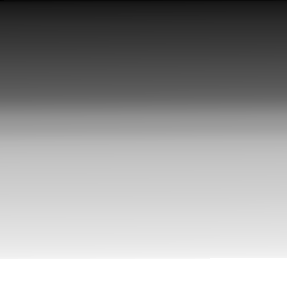
#> input picture tp1/img1_tp.png, 287 x 288 px; its folder holds 3 pictures in this run
$ jupyter execute --allow-errors tp1.ipynb   (shell and % lines are left out)
#> lines starting #> are read from the running program, lines starting #| are printed output that depends on the picture
# <center>**Resolución Trabajo Práctico Número 2**</center>

#### <center>Visión por computadoras I - CEIA, Fiuba</center>

---

**Alumnas:**

- Espínola, Carla
- Gambarte, Antonella Nerea

---

## Imports

[cell 1]
import os
import glob

import numpy as np
from PIL import Image
import matplotlib.pyplot as plt
import pandas as pd

import cv2

## Parte 1

1. Implementar el algoritmo White Patch para librarnos de las diferencias de color de iluminación.

[cell 2]
def read_image(path: str) -> np.ndarray:
    img = Image.open(path).convert("RGB")
    return np.asarray(img, dtype=np.float32)

def to_image(arr: np.ndarray) -> Image.Image:
    arr = np.clip(arr, 0, 255).astype(np.uint8)
    return Image.fromarray(arr, mode="RGB")

def white_patch(img: np.ndarray, percentile: float = 100.0) -> np.ndarray:
    """
    White Patch escala cada canal para que el percentil seleccionado sea igual a 255.
    """
    out = img.copy()
    for c in range(3):
        channel = out[..., c]
        ref = np.percentile(channel, percentile) if percentile < 100 else channel.max()
        if ref <= 1e-6:
            gain = 1.0
        else:
            gain = 255.0 / ref
        out[..., c] = channel * gain
    return np.clip(out, 0, 255)

def cargar_imagenes(input_folder: str, output_folder: str, percentile: float = 100.0):
#> called with input_folder = './white_patch', output_folder = './white_patch_corrected', percentile = 99
    os.makedirs(output_folder, exist_ok=True)
    exts = ("*.jpg", "*.png")
    files = []
    for e in exts:
        files.extend(glob.glob(os.path.join(input_folder, e)))
#> pass 2 of the loop in cargar_imagenes, `for e in exts:`:
#> pass 2 of the loop in cargar_imagenes, `for e in exts:`:
    if not files:
        raise FileNotFoundError("No se encontraron imágenes en " + input_folder)
    records = []
    for path in sorted(files):
        img = read_image(path)
        corrected = white_patch(img, percentile=percentile)
        base = os.path.splitext(os.path.basename(path))[0]
        out_path = os.path.join(output_folder, f"{base}_whitepatch.png")
        to_image(corrected).save(out_path, format="PNG")
        records.append({"input": path, "output": out_path, "percentile": percentile})
    return records

def visualizar_imagenes(preview_count,records):
  for i in range(preview_count):
    rec = records[i]
    before = np.asarray(Image.open(rec["input"]).convert("RGB"))
    after = np.asarray(Image.open(rec["output"]).convert("RGB"))

    plt.figure(figsize=(8, 4))
    plt.subplot(1, 2, 1)
    plt.imshow(before)
    plt.axis("off")
    plt.title("Original")
    plt.subplot(1, 2, 2)
    plt.imshow(after)
    plt.axis("off")
    plt.title("White Patch")
    plt.show()

2. Mostrar los resultados obtenidos y analizar las posibles fallas (si es que las hay) en el caso de
   White patch.

[cell 3]
path = "./white_patch"
input_dir = path
output_dir = path + "_corrected"
percentile = 99.0
#> (the rest of this cell did not finish here and is left out)

[cell 4]
percentile = 100.0
#> (the rest of this cell did not finish here and is left out)

- Las imágenes wp_green2.png y wp_red2.png están más saturadas.
- El color rojo y el azul parecen recuperarse mejor.
- Usar un percentil menor a 100 (como 95) hace que el algoritmo sea más resistente a las altas luces saturadas. En 100 la mayoría de las imágenes wp no se logran corregir las diferencias de color.
- La imagen wp_green2.png se sobresatura en el color rojo y se ve más el fuscia que blanco.
- Usando un percentile de 99 aparece un tono verdoso en la imagen wp_red.png.

## Parte 2

1. Para las imágenes img1_tp.png y img2_tp.png leerlas con OpenCV en escala de grisas y
   visualizarlas.

[cell 5]
path_base = "./"

def read_grayscale(path: str):
#> called with path = './img1_tp.png'
    return cv2.imread(path, cv2.IMREAD_GRAYSCALE)
#> returned value is the input picture: shape (288, 287); min 2, max 255, mean 154.8

[cell 6]
names = ["img1_tp.png", "img2_tp.png"]

for n in names:
    p = path_base + n
    img = read_grayscale(p)
    plt.figure(figsize=(5,5))
    plt.imshow(img, cmap="gray")
    plt.axis("off")
    plt.title(f"{n}")
    plt.show()
#> pass 2 of the loop `for n in names:`:
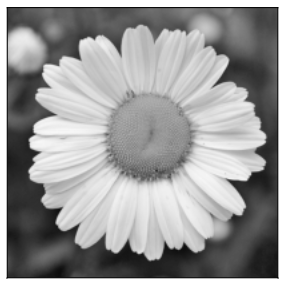
#> input picture tp1/img2_tp.png, 287 x 288 px
#> in read_grayscale, returned value is the input picture: shape (288, 287); min 2, max 255, mean 154.8

2. Elija el numero de bins que crea conveniente y grafique su histograma, compare los histogramas
   entre si. Explicar lo que se observa, si tuviera que entrenar un modelo de clasificación/detección
   de imágenes, considera que puede ser de utilidad tomar como ‘features’ a los histogramas?

[cell 7]
num_bins = 256

for n in names:
    p = path_base + n
    img = read_grayscale(p)

    plt.figure(figsize=(8, 4))

    plt.subplot(1, 2, 1)
    plt.hist(img.ravel(), num_bins, [0, 256])
    plt.title(f"Histograma de {n}")
    plt.xlabel("Pixel Value")
    plt.ylabel("Fracuancia")

    plt.subplot(1, 2, 2)
    plt.imshow(img, cmap="gray")
    plt.axis("off")
    plt.title(f"{n} (grayscale)")

    plt.tight_layout()
    plt.show()
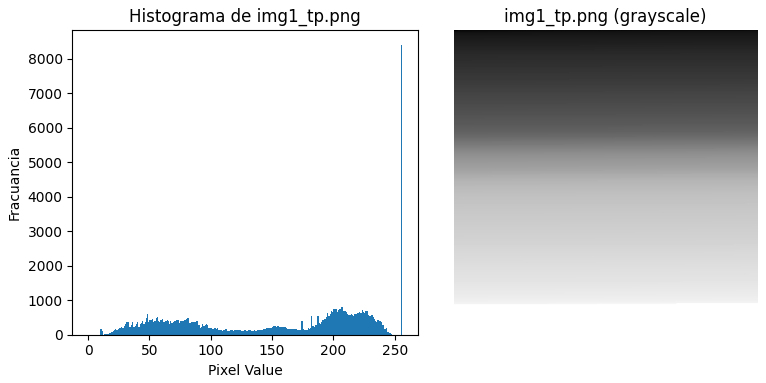
#> figure drawn by matplotlib, 2 panels; panel 1: tallest bar 8400 high, from x = 255 to 256
#> pass 2 of the loop `for n in names:`:
#> `plt.show()`:
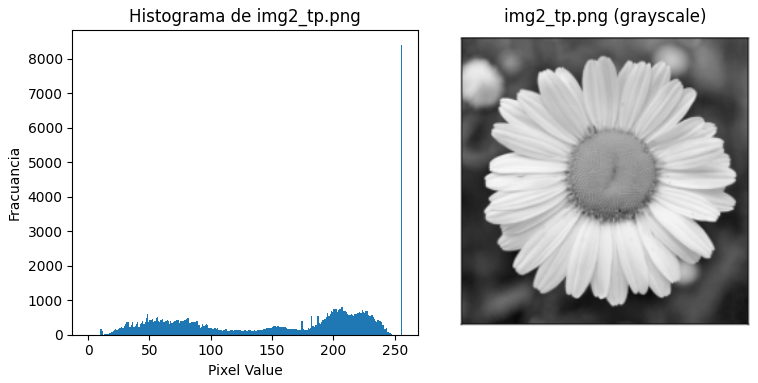
#> figure drawn by matplotlib, 2 panels; panel 1: tallest bar 8400 high, from x = 255 to 256
